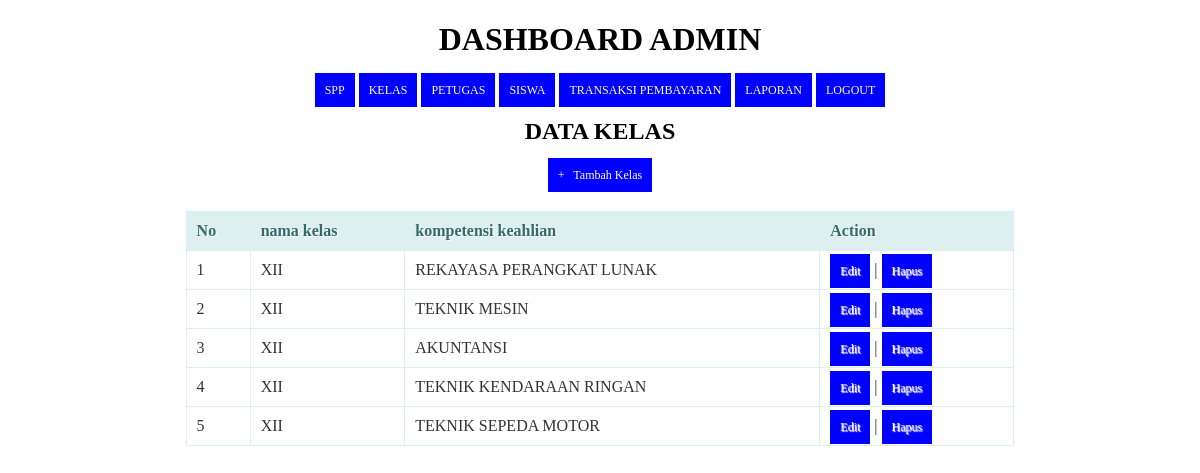
The app's page /kelas.php (signed in) with its own data.
### tables this page shows
CREATE TABLE `kelas` (
  `id_kelas` int(11) NOT NULL,
  `nama_kelas` varchar(10) NOT NULL,
  `kompetensi_keahlian` varchar(50) NOT NULL
);

### kelas.php (the view, shortened to what this page needs)
<!DOCTYPE html>
<html>
  <head>
  </head>
<body>
  <?php
  include ('header.php');
?>
    <center><h2>DATA KELAS</h2><center>
    <center><a href="tambah_kelas.php">+ &nbsp; Tambah Kelas</a><center>
    <br/>
    <table>
      <thead>
        <tr>
          <th>No</th>
        <th>nama kelas</th>
          <th>kompetensi keahlian</th>
          <th>Action</th>
        </tr>
    </thead>
    <tbody>
      <?php
      $query = "SELECT * FROM kelas ORDER BY id_kelas ASC";
      $result = mysqli_query($koneksi, $query);
      $no = 1;
      while($row = mysqli_fetch_assoc($result))
      {
      ?>
       <tr>
          <td><?php echo $no; ?></td>
          <td><?php echo $row['nama_kelas']; ?></td>
          <td><?php echo substr($row['kompetensi_keahlian'], 0, 25); ?></td>
          <td>
              <a href="edit_kelas.php?id=<?php echo $row['id_kelas']; ?>">Edit</a> |
              <a href="proses_hapuskelas.php?id=<?php echo $row['id_kelas']; ?>" onClick="return confirm('Anda yakin akan menghapus data ini?')">Hapus</a>
          </td>
      </tr>
      <?php
        $no++;
      }
      ?>
    </tbody>
    </table>
</body>
</html>

### kelas.php (style rules this page uses)
* { font-family: "Trebuchet MS"; }
h2 { text-transform: uppercase; color: black; }
table { border: solid 1px #DDEEEE; border-collapse: collapse; border-spacing: 0; width: 70%; margin: 10px auto 10px auto; }
table thead th { background-color: #DDEFEF; border: solid 1px #DDEEEE; color: #336B6B; padding: 10px; text-align: left; text-shadow: 1px 1px 1px #fff; text-decoration: none; }
table tbody td { border: solid 1px #DDEEEE; color: #333; padding: 15px; text-shadow: 1px 1px 1px #fff; }
a { background-color: blue; color: #fff; padding: 10px; text-decoration: none; font-size: 12px; }

### header.php (style rules this page uses)
* { font-family: "fantasy"; }
table { border: solid 1px #DDEEEE; border-collapse: collapse; border-spacing: 0; width: 70%; margin: 10px auto 10px auto; }
table thead th { background-color: #DDEFEF; border: solid 1px #DDEEEE; color: #336B6B; padding: 10px; text-align: left; text-shadow: 1px 1px 1px #fff; text-decoration: none; }
table tbody td { border: solid 1px #DDEEEE; color: #333; padding: 10px; text-shadow: 1px 1px 1px #fff; }
a { background-color: blue; color: #fff; padding: 10px; text-decoration: none; font-size: 12px; }

### records on screen
kelas: nama_kelas "XII", kompetensi_keahlian "REKAYASA PERANGKAT LUNAK"
kelas: nama_kelas "XII", kompetensi_keahlian "TEKNIK MESIN"
kelas: nama_kelas "XII", kompetensi_keahlian "AKUNTANSI"
kelas: nama_kelas "XII", kompetensi_keahlian "TEKNIK KENDARAAN RINGAN"
kelas: nama_kelas "XII", kompetensi_keahlian "TEKNIK SEPEDA MOTOR"
